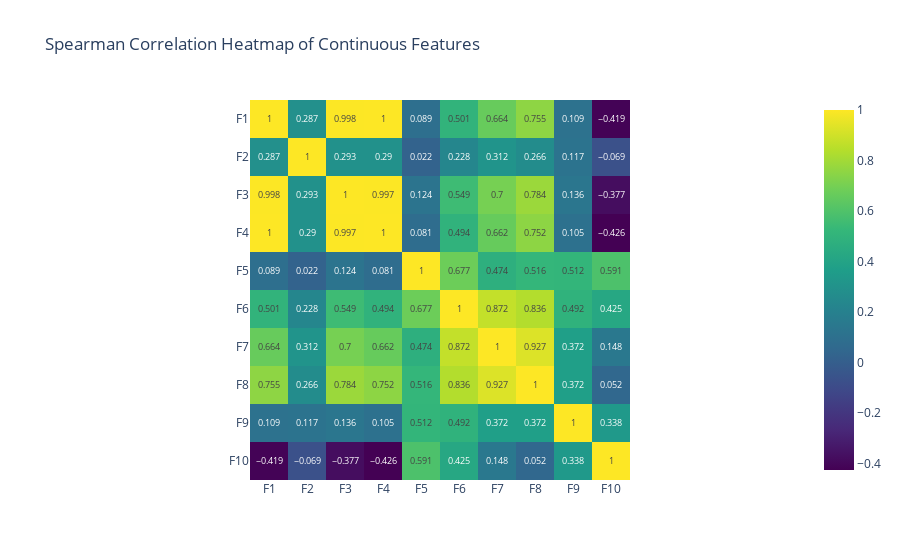

Source (notebook cell):
### Code cell
# correlation heatmap
spearman_correlation_matrix = eda.correlations(sample_df, type="spearman", printout="heatmap")

### Figure 1 — Plotly figure (JSON) as saved in the notebook; plotly's stock layout.template omitted (floating-point values rounded to 4 significant figures)
{"data": [{"coloraxis": "coloraxis", "hovertemplate": "x: %{x}<br>y: %{y}<br>color: %{z}<extra></extra>", "name": "0", "texttemplate": "%{z}", "type": "heatmap", "x": ["F1", "F2", "F3", "F4", "F5", "F6", "F7", "F8", "F9", "F10"], "xaxis": "x", "y": ["F1", "F2", "F3", "F4", "F5", "F6", "F7", "F8", "F9", "F10"], "yaxis": "y", "z": [[1, 0.287, 0.998, 1, 0.089, 0.501, 0.664, 0.755, 0.109, -0.419], [0.287, 1, 0.293, 0.29, 0.022, 0.228, 0.312, 0.266, 0.117, -0.069], [0.998, 0.293, 1, 0.997, 0.124, 0.549, 0.7, 0.784, 0.136, -0.377], [1, 0.29, 0.997, 1, 0.081, 0.494, 0.662, 0.752, 0.105, -0.426], [0.089, 0.022, 0.124, 0.081, 1, 0.677, 0.474, 0.516, 0.512, 0.591], [0.501, 0.228, 0.549, 0.494, 0.677, 1, 0.872, 0.836, 0.492, 0.425], [0.664, 0.312, 0.7, 0.662, 0.474, 0.872, 1, 0.927, 0.372, 0.148], [0.755, 0.266, 0.784, 0.752, 0.516, 0.836, 0.927, 1, 0.372, 0.052], [0.109, 0.117, 0.136, 0.105, 0.512, 0.492, 0.372, 0.372, 1, 0.338], [-0.419, -0.069, -0.377, -0.426, 0.591, 0.425, 0.148, 0.052, 0.338, 1]]}], "layout": {"coloraxis": {"colorscale": [[0, "#440154"], [0.1111, "#482878"], [0.2222, "#3e4989"], [0.3333, "#31688e"], [0.4444, "#26828e"], [0.5556, "#1f9e89"], [0.6667, "#35b779"], [0.7778, "#6ece58"], [0.8889, "#b5de2b"], [1, "#fde725"]]}, "title": {"text": "Spearman Correlation Heatmap of Continuous Features"}, "xaxis": {"anchor": "y", "constrain": "domain", "domain": [0, 1], "scaleanchor": "y"}, "yaxis": {"anchor": "x", "autorange": "reversed", "constrain": "domain", "domain": [0, 1]}}}
